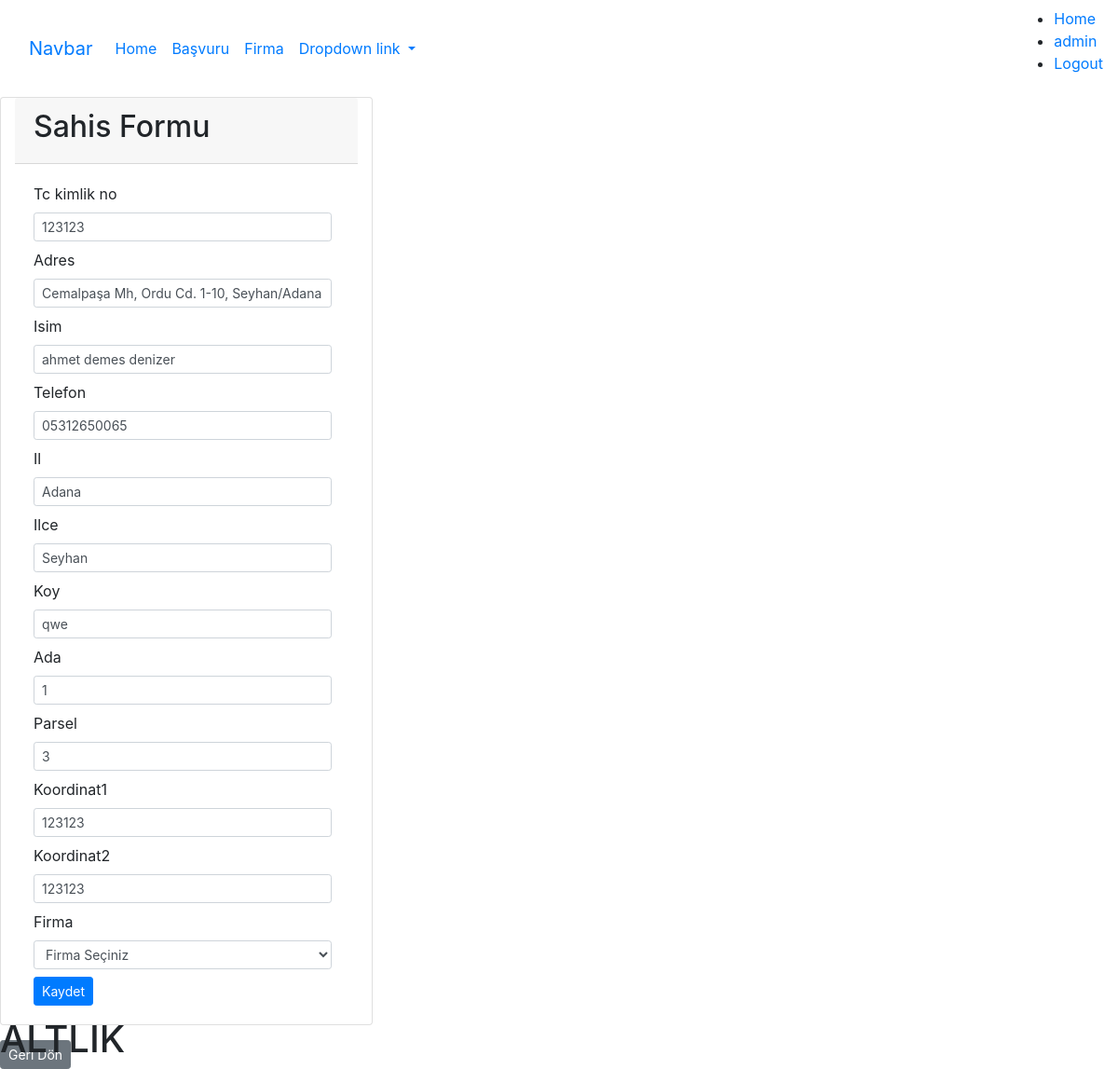
/sahis/1/update/ (signed in), run on the app's committed database.
### users/models.py (models this page shows)
class CustomUser(AbstractUser):
    objects = CustomUserManager()
    is_premium = models.BooleanField(default=False)

### sahis/models.py (models this page shows, shortened)
class Sahis(models.Model):
    tc_kimlik_no = models.CharField(max_length=11, unique=True)
    adres = models.CharField(max_length=255)
    isim = models.CharField(max_length=100)
    telefon = models.CharField(max_length=15)
    il = models.CharField(max_length=50)
    ilce = models.CharField(max_length=50)
    koy = models.CharField(max_length=50)
    ada = models.CharField(max_length=50)
    parsel = models.CharField(max_length=50)
    koordinat1 = models.CharField(max_length=50)
    koordinat2 = models.CharField(max_length=50)
    firma=models.ForeignKey(Firma, null=True,blank=True,on_delete=models.SET_NULL)
    user = models.ForeignKey(CustomUser, on_delete=models.CASCADE,null=True,blank=True,)

### sahis/views.py (the view)
# urls.py: path('<int:pk>/update/', sahis_update, name='sahis_update'),
@login_required
def sahis_update(request, pk):
    sahis = get_object_or_404(Sahis, pk=pk)
    if request.method == 'POST':
        form = SahisForm(request.POST, instance=sahis)
        if form.is_valid():
            form.save()
            return redirect('sahis_list')
    else:
        form = SahisForm(instance=sahis)
    return render(request, 'sahis/sahis_form.html', {'form': form})

### sahis/forms.py
class SahisForm(forms.ModelForm):
    class Meta:
        model = Sahis
        fields = [
            'tc_kimlik_no', 'adres', 'isim', 'telefon', 'il', 'ilce', 'koy',
            'ada', 'parsel', 'koordinat1', 'koordinat2', 'firma'
        ]
        widgets = {
            'firma': forms.Select(attrs={'class': 'form-control'})
        }

### wells_map/templates/sahis/sahis_form.html (shortened to what this page needs)
{% extends "base.html" %}
{% block body %}
<div class="card col-4">
    <div class="card-header">
        <h2>Sahis Formu</h2>
    </div>
    <div class="card-body ">
        <form method="post" class="needs-validation" novalidate>
            {% for field in form %}
                <div class="form-group mb-2 mr-2">
                    <label for="{{ field.id_for_label }}" class="mr-2">{{ field.label }}</label>
                    {% if field.name == "firma" %}
                        <select name="{{ field.name }}" id="{{ field.id_for_label }}" class="form-control form-control-sm{% if field.errors %} is-invalid{% endif %}">
                            <option value="">Firma Seçiniz </option>
                        </select>
                    {% else %}
                        <input type="{{ field.field.widget.input_type }}" name="{{ field.name }}" id="{{ field.id_for_label }}" class="form-control form-control-sm{% if field.errors %} is-invalid{% endif %}" value="{{ field.value|default:'' }}">
                    {% endif %}
                </div>
            {% endfor %}
            <button type="submit" class="btn btn-primary btn-sm">Kaydet</button>
        </form>
    </div>
</div>
<a href="{% url 'sahis_list' %}" class="btn btn-secondary btn-sm mt-3">Geri Dön</a>
{% endblock %}

### wells_map/templates/navbar/header.html (shortened to what this page needs)
<nav class="navbar navbar-expand-lg bg-body-tertiary navbar-nav-scroll" style="--bs-scroll-height: 150px;">
  <div class="container-fluid">
    <a class="navbar-brand" href="#">Navbar</a>
    <div class="collapse navbar-collapse" id="navbarNavDropdown">
      <ul class="navbar-nav >
        <li class=" nav-item">
        <a class="nav-link active" aria-current="page" href="#">Home</a>
        <li class="nav-item">
          <a class="nav-link" href="/sahis">Başvuru</a>
        </li>
        <li class="nav-item">
          <a class="nav-link" href="/firma">Firma</a>
        </li>
        <li class="nav-item dropdown">
          <a class="nav-link dropdown-toggle" href="#" role="button" data-bs-toggle="dropdown" aria-expanded="false">
            Dropdown link
          </a>
        </li>
      </ul>
    </div>
  </div>
  <ul>
    <li><a href="{% url '/georaster' %}">Home</a></li>
    {% if user.is_authenticated %}
        <li><a href="{% url 'profile' %}">{{ user.username }}</a></li>
        <li><a href="{% url 'logout' %}">Logout</a></li>
    {% else %}
        <li><a href="{% url 'login' %}">Login</a></li>
        <li><a href="{% url 'register' %}">Register</a></li>
    {% endif %}
</ul>
</nav>

### data on the page
CustomUser: username "admin"
Sahis: tc_kimlik_no "123123" "Cemalpaşa Mh, Ordu Cd. 1-10, Seyhan/Adana" "ahmet demes denizer" "05312650065" "Adana" "Seyhan" "qwe" "123123" "123123"

### other printed values
{{ field.label }} "Tc kimlik no" "Adres" "Isim" "Telefon" "Il" "Ilce" "Koy" "Ada" "Parsel" "Koordinat1" "Koordinat2" "Firma"
